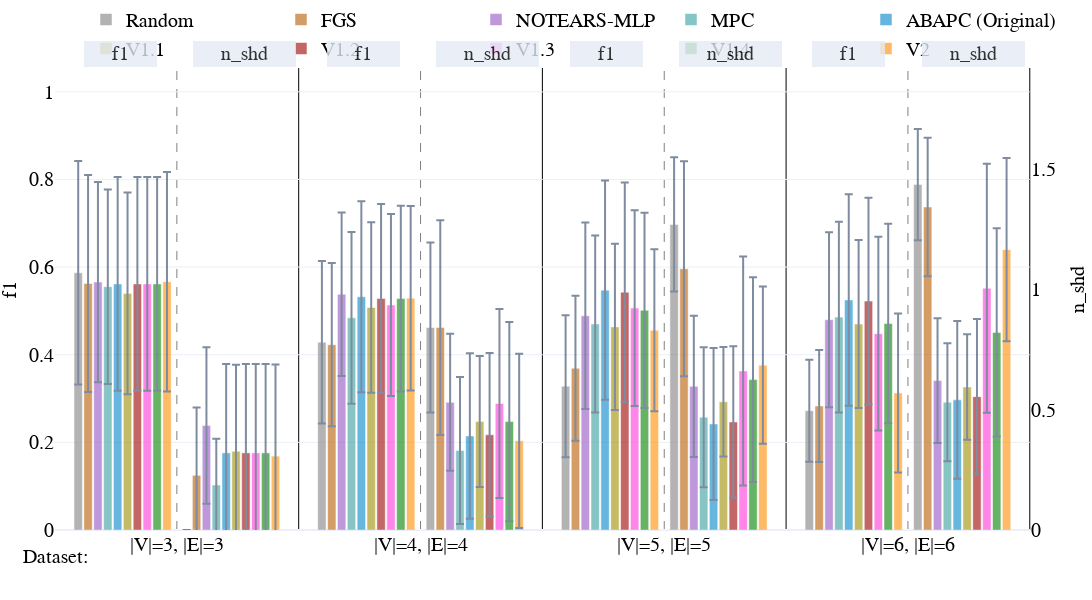

The notebook cell saved with this chart:
### Code cell
fig = double_bar_chart_plotly(v1_random_plot_data, 
                        names_dict,
                        colors_dict,
                        vars_to_plot=['f1', 'n_shd'],
                        names=['f1', 'n_shd'],
                        labels=['f1', 'n_shd'],
                        methods=methods,
                        dist_between_lines=0.1175,
                        intra_dis=0.112,
                        inter_dis=0.137,
                        lin_space=5,
                        nl_space=5,
                        start_pos = 0.03,
                            width=1300,
                            height=600,
                            range_y1=(0, 1.1),
                            range_y2=(0, 2))

### Figure 1 — Plotly figure (JSON) as saved in the notebook; plotly's stock layout.template omitted (floating-point values rounded to 4 significant figures)
{"data": [{"error_y": {"array": [0.2552, 0.1855, 0.1621, 0.1164], "type": "data", "visible": true}, "marker": {"color": "grey"}, "name": "Random", "offsetgroup": "0", "opacity": 0.6, "showlegend": true, "type": "bar", "x": ["|V|=3, |E|=3", "|V|=4, |E|=4", "|V|=5, |E|=5", "|V|=6, |E|=6"], "y": [0.587, 0.4286, 0.3282, 0.2724], "yaxis": "y"}, {"error_y": {"array": [0.2478, 0.1863, 0.1657, 0.1277], "type": "data", "visible": true}, "marker": {"color": "#b85c00"}, "name": "FGS", "offsetgroup": "1", "opacity": 0.6, "showlegend": true, "type": "bar", "x": ["|V|=3, |E|=3", "|V|=4, |E|=4", "|V|=5, |E|=5", "|V|=6, |E|=6"], "y": [0.5625, 0.4229, 0.3691, 0.2831], "yaxis": "y"}, {"error_y": {"array": [0.2285, 0.1867, 0.2126, 0.1999], "type": "data", "visible": true}, "marker": {"color": "#9454c4"}, "name": "NOTEARS-MLP", "offsetgroup": "2", "opacity": 0.6, "showlegend": true, "type": "bar", "x": ["|V|=3, |E|=3", "|V|=4, |E|=4", "|V|=5, |E|=5", "|V|=6, |E|=6"], "y": [0.5658, 0.538, 0.4888, 0.4799], "yaxis": "y"}, {"error_y": {"array": [0.2219, 0.1961, 0.2018, 0.2176], "type": "data", "visible": true}, "marker": {"color": "#379f9f"}, "name": "MPC", "offsetgroup": "3", "opacity": 0.6, "showlegend": true, "type": "bar", "x": ["|V|=3, |E|=3", "|V|=4, |E|=4", "|V|=5, |E|=5", "|V|=6, |E|=6"], "y": [0.5553, 0.4842, 0.4702, 0.4859], "yaxis": "y"}, {"error_y": {"array": [0.2438, 0.2181, 0.2502, 0.2413], "type": "data", "visible": true}, "marker": {"color": "#0085CA"}, "name": "ABAPC (Original)", "offsetgroup": "4", "opacity": 0.6, "showlegend": true, "type": "bar", "x": ["|V|=3, |E|=3", "|V|=4, |E|=4", "|V|=5, |E|=5", "|V|=6, |E|=6"], "y": [0.5615, 0.5323, 0.5474, 0.5251], "yaxis": "y"}, {"error_y": {"array": [0.23, 0.1946, 0.1895, 0.1918], "type": "data", "visible": true}, "marker": {"color": "#9F8D00"}, "name": "V1.1", "offsetgroup": "5", "opacity": 0.6, "showlegend": true, "type": "bar", "x": ["|V|=3, |E|=3", "|V|=4, |E|=4", "|V|=5, |E|=5", "|V|=6, |E|=6"], "y": [0.54, 0.5078, 0.4635, 0.4699], "yaxis": "y"}, {"error_y": {"array": [0.2438, 0.2156, 0.2505, 0.2359], "type": "data", "visible": true}, "marker": {"color": "#9E0000"}, "name": "V1.2", "offsetgroup": "6", "opacity": 0.6, "showlegend": true, "type": "bar", "x": ["|V|=3, |E|=3", "|V|=4, |E|=4", "|V|=5, |E|=5", "|V|=6, |E|=6"], "y": [0.5615, 0.5282, 0.5427, 0.5223], "yaxis": "y"}, {"error_y": {"array": [0.2438, 0.2076, 0.2233, 0.2213], "type": "data", "visible": true}, "marker": {"color": "#ff34da"}, "name": "V1.3", "offsetgroup": "7", "opacity": 0.6, "showlegend": true, "type": "bar", "x": ["|V|=3, |E|=3", "|V|=4, |E|=4", "|V|=5, |E|=5", "|V|=6, |E|=6"], "y": [0.5615, 0.5135, 0.5064, 0.4481], "yaxis": "y"}, {"error_y": {"array": [0.2438, 0.212, 0.2226, 0.2277], "type": "data", "visible": true}, "marker": {"color": "#008100"}, "name": "V1.4 ", "offsetgroup": "8", "opacity": 0.6, "showlegend": true, "type": "bar", "x": ["|V|=3, |E|=3", "|V|=4, |E|=4", "|V|=5, |E|=5", "|V|=6, |E|=6"], "y": [0.5615, 0.5281, 0.5012, 0.4713], "yaxis": "y"}, {"error_y": {"array": [0.2504, 0.2105, 0.185, 0.1813], "type": "data", "visible": true}, "marker": {"color": "#ff8c00"}, "name": "V2", "offsetgroup": "9", "opacity": 0.6, "showlegend": true, "type": "bar", "x": ["|V|=3, |E|=3", "|V|=4, |E|=4", "|V|=5, |E|=5", "|V|=6, |E|=6"], "y": [0.5667, 0.5291, 0.4557, 0.3127], "yaxis": "y"}, {"marker": {"color": "white"}, "name": "", "offsetgroup": "10", "opacity": 1, "showlegend": false, "type": "bar", "x": ["|V|=3, |E|=3", "|V|=4, |E|=4", "|V|=5, |E|=5", "|V|=6, |E|=6"], "y": [0.0, 0.0, 0.0, 0.0]}, {"error_y": {"array": [0.0, 0.3527, 0.2788, 0.2308], "type": "data", "visible": true}, "marker": {"color": "grey"}, "name": "Random", "offsetgroup": "11", "opacity": 0.6, "showlegend": false, "type": "bar", "x": ["|V|=3, |E|=3", "|V|=4, |E|=4", "|V|=5, |E|=5", "|V|=6, |E|=6"], "y": [0.0, 0.84, 1.268, 1.433], "yaxis": "y2"}, {"error_y": {"array": [0.2812, 0.4454, 0.4465, 0.2876], "type": "data", "visible": true}, "marker": {"color": "#b85c00"}, "name": "FGS", "offsetgroup": "12", "opacity": 0.6, "showlegend": false, "type": "bar", "x": ["|V|=3, |E|=3", "|V|=4, |E|=4", "|V|=5, |E|=5", "|V|=6, |E|=6"], "y": [0.2267, 0.84, 1.084, 1.34], "yaxis": "y2"}, {"error_y": {"array": [0.3247, 0.2841, 0.2927, 0.2587], "type": "data", "visible": true}, "marker": {"color": "#9454c4"}, "name": "NOTEARS-MLP", "offsetgroup": "13", "opacity": 0.6, "showlegend": false, "type": "bar", "x": ["|V|=3, |E|=3", "|V|=4, |E|=4", "|V|=5, |E|=5", "|V|=6, |E|=6"], "y": [0.4333, 0.53, 0.596, 0.62], "yaxis": "y2"}, {"error_y": {"array": [0.1924, 0.3049, 0.2903, 0.2444], "type": "data", "visible": true}, "marker": {"color": "#379f9f"}, "name": "MPC", "offsetgroup": "14", "opacity": 0.6, "showlegend": false, "type": "bar", "x": ["|V|=3, |E|=3", "|V|=4, |E|=4", "|V|=5, |E|=5", "|V|=6, |E|=6"], "y": [0.1867, 0.33, 0.468, 0.53], "yaxis": "y2"}, {"error_y": {"array": [0.3686, 0.3432, 0.3156, 0.3274], "type": "data", "visible": true}, "marker": {"color": "#0085CA"}, "name": "ABAPC (Original)", "offsetgroup": "15", "opacity": 0.6, "showlegend": false, "type": "bar", "x": ["|V|=3, |E|=3", "|V|=4, |E|=4", "|V|=5, |E|=5", "|V|=6, |E|=6"], "y": [0.32, 0.39, 0.44, 0.54], "yaxis": "y2"}, {"error_y": {"array": [0.3595, 0.272, 0.2272, 0.2186], "type": "data", "visible": true}, "marker": {"color": "#9F8D00"}, "name": "V1.1", "offsetgroup": "16", "opacity": 0.6, "showlegend": false, "type": "bar", "x": ["|V|=3, |E|=3", "|V|=4, |E|=4", "|V|=5, |E|=5", "|V|=6, |E|=6"], "y": [0.3267, 0.45, 0.532, 0.5933], "yaxis": "y2"}, {"error_y": {"array": [0.3686, 0.3392, 0.3144, 0.322], "type": "data", "visible": true}, "marker": {"color": "#9E0000"}, "name": "V1.2", "offsetgroup": "17", "opacity": 0.6, "showlegend": false, "type": "bar", "x": ["|V|=3, |E|=3", "|V|=4, |E|=4", "|V|=5, |E|=5", "|V|=6, |E|=6"], "y": [0.32, 0.395, 0.448, 0.5533], "yaxis": "y2"}, {"error_y": {"array": [0.3686, 0.392, 0.4751, 0.5167], "type": "data", "visible": true}, "marker": {"color": "#ff34da"}, "name": "V1.3", "offsetgroup": "18", "opacity": 0.6, "showlegend": false, "type": "bar", "x": ["|V|=3, |E|=3", "|V|=4, |E|=4", "|V|=5, |E|=5", "|V|=6, |E|=6"], "y": [0.32, 0.525, 0.66, 1.003], "yaxis": "y2"}, {"error_y": {"array": [0.3686, 0.4134, 0.425, 0.4323], "type": "data", "visible": true}, "marker": {"color": "#008100"}, "name": "V1.4 ", "offsetgroup": "19", "opacity": 0.6, "showlegend": false, "type": "bar", "x": ["|V|=3, |E|=3", "|V|=4, |E|=4", "|V|=5, |E|=5", "|V|=6, |E|=6"], "y": [0.32, 0.45, 0.624, 0.82], "yaxis": "y2"}, {"error_y": {"array": [0.38, 0.3615, 0.326, 0.3802], "type": "data", "visible": true}, "marker": {"color": "#ff8c00"}, "name": "V2", "offsetgroup": "20", "opacity": 0.6, "showlegend": false, "type": "bar", "x": ["|V|=3, |E|=3", "|V|=4, |E|=4", "|V|=5, |E|=5", "|V|=6, |E|=6"], "y": [0.3067, 0.37, 0.684, 1.163], "yaxis": "y2"}], "layout": {"annotations": [{"font": {"color": "Black", "family": "Serif", "size": 20}, "showarrow": false, "text": "Dataset:", "x": 0, "xanchor": "center", "xref": "paper", "y": -0.08, "yanchor": "bottom", "yref": "paper"}, {"bgcolor": "#E5ECF6", "bordercolor": "#E5ECF6", "borderwidth": 2, "font": {"color": "black", "size": 20}, "opacity": 0.8, "showarrow": false, "text": "     f1     ", "x": 0.03, "xanchor": "left", "xref": "x domain", "y": 1.015, "yref": "y domain"}, {"bgcolor": "#E5ECF6", "bordercolor": "#E5ECF6", "borderwidth": 2, "font": {"color": "black", "size": 20}, "opacity": 0.8, "showarrow": false, "text": "     n_shd     ", "x": 0.142, "xanchor": "left", "xref": "x domain", "y": 1.015, "yref": "y domain"}, {"bgcolor": "#E5ECF6", "bordercolor": "#E5ECF6", "borderwidth": 2, "font": {"color": "black", "size": 20}, "opacity": 0.8, "showarrow": false, "text": "     f1     ", "x": 0.279, "xanchor": "left", "xref": "x domain", "y": 1.015, "yref": "y domain"}, {"bgcolor": "#E5ECF6", "bordercolor": "#E5ECF6", "borderwidth": 2, "font": {"color": "black", "size": 20}, "opacity": 0.8, "showarrow": false, "text": "     n_shd     ", "x": 0.391, "xanchor": "left", "xref": "x domain", "y": 1.015, "yref": "y domain"}, {"bgcolor": "#E5ECF6", "bordercolor": "#E5ECF6", "borderwidth": 2, "font": {"color": "black", "size": 20}, "opacity": 0.8, "showarrow": false, "text": "     f1     ", "x": 0.528, "xanchor": "left", "xref": "x domain", "y": 1.015, "yref": "y domain"}, {"bgcolor": "#E5ECF6", "bordercolor": "#E5ECF6", "borderwidth": 2, "font": {"color": "black", "size": 20}, "opacity": 0.8, "showarrow": false, "text": "     n_shd     ", "x": 0.64, "xanchor": "left", "xref": "x domain", "y": 1.015, "yref": "y domain"}, {"bgcolor": "#E5ECF6", "bordercolor": "#E5ECF6", "borderwidth": 2, "font": {"color": "black", "size": 20}, "opacity": 0.8, "showarrow": false, "text": "     f1     ", "x": 0.777, "xanchor": "left", "xref": "x domain", "y": 1.015, "yref": "y domain"}, {"bgcolor": "#E5ECF6", "bordercolor": "#E5ECF6", "borderwidth": 2, "font": {"color": "black", "size": 20}, "opacity": 0.8, "showarrow": false, "text": "     n_shd     ", "x": 0.889, "xanchor": "left", "xref": "x domain", "y": 1.015, "yref": "y domain"}], "bargap": 0.15, "bargroupgap": 0.15, "barmode": "group", "font": {"color": "black", "family": "Serif", "size": 20}, "height": 600, "hovermode": "x unified", "legend": {"orientation": "h", "x": 0.5, "xanchor": "center", "y": 1.1, "yanchor": "top"}, "margin": {"b": 70, "l": 40, "r": 0, "t": 20}, "shapes": [{"layer": "below", "line": {"color": "grey", "dash": "dash", "width": 1}, "type": "line", "x0": 0.1175, "x1": 0.1175, "xref": "paper", "y0": 0, "y1": 1, "yref": "paper"}, {"layer": "below", "line": {"color": "black", "dash": "solid", "width": 1}, "type": "line", "x0": 0.235, "x1": 0.235, "xref": "paper", "y0": 0, "y1": 1, "yref": "paper"}, {"layer": "below", "line": {"color": "grey", "dash": "dash", "width": 1}, "type": "line", "x0": 0.3525, "x1": 0.3525, "xref": "paper", "y0": 0, "y1": 1, "yref": "paper"}, {"layer": "below", "line": {"color": "black", "dash": "solid", "width": 1}, "type": "line", "x0": 0.47, "x1": 0.47, "xref": "paper", "y0": 0, "y1": 1, "yref": "paper"}, {"layer": "below", "line": {"color": "grey", "dash": "dash", "width": 1}, "type": "line", "x0": 0.5875, "x1": 0.5875, "xref": "paper", "y0": 0, "y1": 1, "yref": "paper"}, {"layer": "below", "line": {"color": "black", "dash": "solid", "width": 1}, "type": "line", "x0": 0.705, "x1": 0.705, "xref": "paper", "y0": 0, "y1": 1, "yref": "paper"}, {"layer": "below", "line": {"color": "grey", "dash": "dash", "width": 1}, "type": "line", "x0": 0.8225, "x1": 0.8225, "xref": "paper", "y0": 0, "y1": 1, "yref": "paper"}, {"layer": "below", "line": {"color": "black", "dash": "solid", "width": 1}, "type": "line", "x0": 0.94, "x1": 0.94, "xref": "paper", "y0": 0, "y1": 1, "yref": "paper"}], "width": 1300, "xaxis": {"anchor": "y", "domain": [0, 0.94]}, "yaxis": {"anchor": "x", "domain": [0, 1], "range": [0, 1.1], "title": {"font": {"size": 20}, "text": "f1"}}, "yaxis2": {"anchor": "x", "overlaying": "y", "range": [0, 2], "scaleanchor": 0, "showgrid": false, "showline": false, "showticklabels": true, "side": "right", "title": {"font": {"size": 20}, "text": "n_shd"}, "zeroline": true}}}
